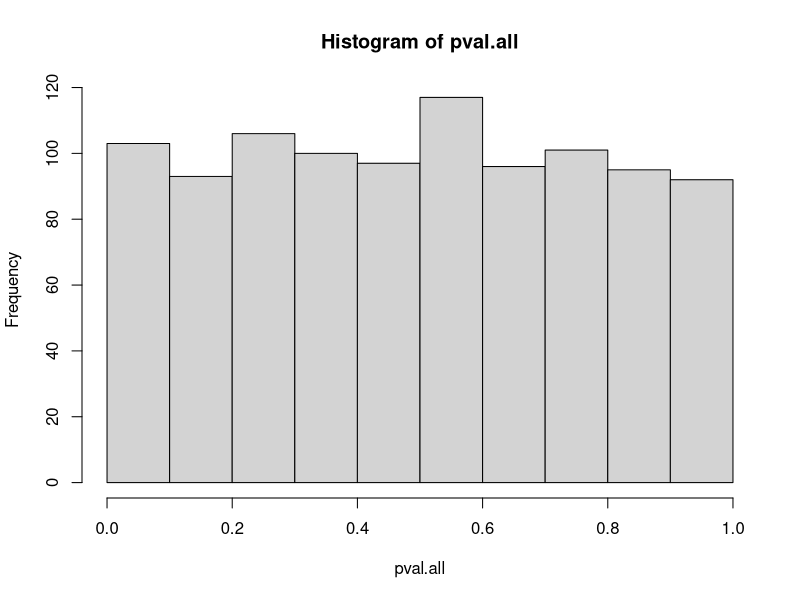
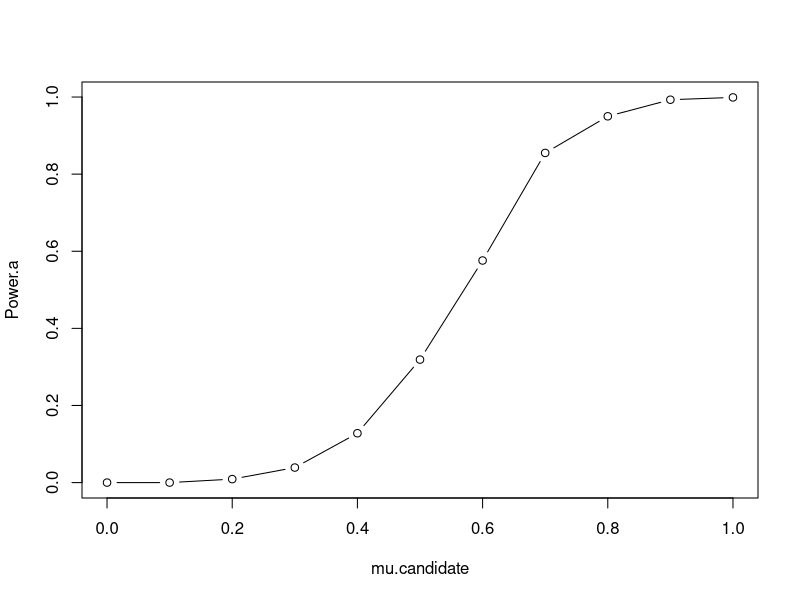

The R source for these figures, in order:
## ---- chunk 1
knitr::opts_chunk$set(echo = TRUE)
## ---- chunk 2
set.seed(100)
WaldTest<-function(x1, x2){
  
  n1 = length(x1)
  n2 = length(x2)
  Mu1 = mean(x1)
  Mu2 = mean(x2)
  Var1 = mean((x1-Mu1)^2)
  Var2 = mean((x2-Mu2)^2)

  Theta = Mu2 - Mu1
  SE = sqrt(Var1/ n1 + Var2/n2)
  W = Theta/SE
  Pvalue = pchisq(W^2, df=1, lower.tail=FALSE)

  return(Pvalue)

}

mu<-0.5
n<-100
x1<-rnorm(n)
x2<-rnorm(n, mean = mu)

WaldTest(x1, x2)

## ---- chunk 3
mu<-0
nSIM<-1000
pval.all<-rep(0,nSIM)
for(i in 1:nSIM){

  x1<-rnorm(n)
  x2<-rnorm(n, mean = mu)

  pval.all[i]<-WaldTest(x1, x2)
  
}

hist(pval.all)
## ---- chunk 4
sum(pval.all < 0.05)
sum(pval.all < 0.05/10)
sum(pval.all < 0.05/1000)
## ---- chunk 5
mu.candidate<-0:10/10
nSIM<-1000
cutoff<-0.05/1000
Power.a<-rep(0,11)
for(j in 1:11){
  pval.all<-rep(0,nSIM)
  mu<-mu.candidate[j]
  
  for(i in 1:nSIM){

    x1<-rnorm(n)
    x2<-rnorm(n, mean = mu)

    pval.all[i]<-WaldTest(x1, x2)
  }
  Power.a[j]<-mean(pval.all < cutoff)
  
}

plot(mu.candidate, Power.a, type="b")
## ---- chunk 6
set.seed(100)
mu<-0.4
n<-100
x1<-rnorm(n)
x2<-rnorm(n, mean = mu)
x<-c(x1,x2)

T.org<-mean(x1)-mean(x2)

# Permutation test
B<-10000
T.permu<-rep(0,B)
for(i in 1:B){
  idx_1<-sample.int(2*n, n)
  mu1<-mean(x[idx_1])
  mu2<-mean(x[-idx_1])
  T.permu[i]<-mu1-mu2
}

pval<-(sum(T.permu^2 >= T.org^2) +1)/(B+1)
pval

WaldTest(x1, x2)




